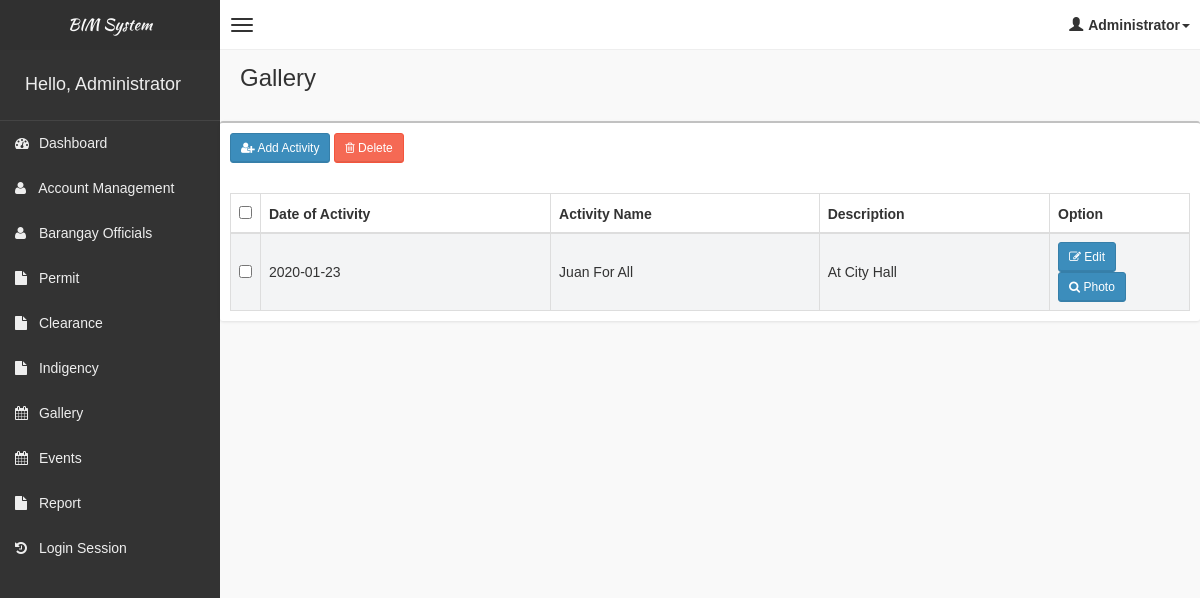
Page /pages/activity/activity.php (signed in) on the committed database.
### tables this page shows
CREATE TABLE `tblactivity` (
  `id` int(11) NOT NULL,
  `dateofactivity` date NOT NULL,
  `activity` text NOT NULL,
  `description` text NOT NULL
);

### pages/activity/activity.php (the view, shortened to what this page needs)
<!DOCTYPE html>
<html>
    <?php
    if(!isset($_SESSION['role']))
    {
        header("Location: ../../login.php");
    }
    else
    {
    include('../head_css.php'); ?>
    <body class="skin-black">
        <?php
        include "../connection.php";
        ?>
        <?php include('../header.php'); ?>
        <div class="wrapper row-offcanvas row-offcanvas-left">
            <?php include('../sidebar-left.php'); ?>
            <aside class="right-side">
                <section class="content-header">
                    <h1>
                        Gallery
                    </h1>
                </section>
                <section class="content">
                    <div class="row">
                            <div class="box">
                                <div class="box-header">
                                    <div style="padding:10px;">
                                        <?php
                                            if(!isset($_SESSION['resident']))
                                            {
                                        ?>
                                                <button class="btn btn-primary btn-sm" data-toggle="modal" data-target="#addModal"><i class="fa fa-user-plus" aria-hidden="true"></i> Add Activity</button>
                                                <?php
                                                    if(!isset($_SESSION['staff']))
                                                    {
                                                ?>
                                                <button class="btn btn-danger btn-sm" data-toggle="modal" data-target="#deleteModal"><i class="fa fa-trash-o" aria-hidden="true"></i> Delete</button>
                                                <?php
                                                    }
                                            }
                                                ?>
                                    </div>
                                </div>
                                <div class="box-body table-responsive">
                                <form method="post">
                                    <table id="table" class="table table-bordered table-striped">
                                        <thead>
                                            <tr>
                                                <?php
                                                if((!isset($_SESSION['staff'])) && (!isset($_SESSION['resident'])))
                                                {
                                                ?>
                                                <th style="width: 20px !important;"><input type="checkbox" name="chk_delete[]" class="cbxMain" onchange="checkMain(this)"/></th>
                                                <?php
                                                    }
                                                ?>
                                                <th>Date of Activity</th>
                                                <th>Activity Name</th>
                                                <th>Description</th>
                                                <th style="width: 140px !important;">Option</th>
                                            </tr>
                                        </thead>
                                        <tbody>
                                            <?php
                                            if($_SESSION['role'] == "Administrator")
                                            {
                                                $squery = mysqli_query($con, "select * from tblactivity");
                                                while($row = mysqli_fetch_array($squery))
                                                {
                                                    echo '
                                                    <tr>
                                                        <td><input type="checkbox" name="chk_delete[]" class="chk_delete" value="'.$row['id'].'" /></td>
                                                        <td>'.$row['dateofactivity'].'</td>
                                                        <td>'.$row['activity'].'</td>
                                                        <td>'.$row['description'].'</td>
                                                        <td>
                                                            <button class="btn btn-primary btn-sm" data-target="#editModal'.$row['id'].'" data-toggle="modal"><i class="fa fa-pencil-square-o" aria-hidden="true"></i> Edit</button>
                                                            <button class="btn btn-primary btn-sm" data-target="#viewModal'.$row['id'].'" data-toggle="modal"><i class="fa fa-search" aria-hidden="true"></i> Photo</button>
                                                        </td>
                                                    </tr>
                                                    ';
                                                }
                                            }
                                            ?>
                                        </tbody>
                                    </table>
                                    </form>
                                </div>
                            </div>
                    </div>
                </section>
            </aside>
        </div>
        <?php }
        include "../footer.php"; ?>
    </body>
</html>

### css/AdminLTE.css (style rules this page uses)
html, body { overflow-x: hidden!important; font-family: 'Source Sans Pro', sans-serif; -webkit-font-smoothing: antialiased; min-height: 100%; background: #f9f9f9; }
.wrapper { min-height: 100%; }
.wrapper:before, .wrapper:after { display: table; content: " "; }
.wrapper:after { clear: both; }
.right-side, .left-side { min-height: 100%; display: block; }
.right-side { background-color: #f9f9f9; margin-left: 220px; }
.content { padding: 20px 15px; background: #f9f9f9; }
h1, h2, h3, h4, h5, h6, .h1, .h2, .h3, .h4, .h5, .h6 { font-family: 'Source Sans Pro', sans-serif; }
.table-striped > tbody > tr:nth-child(odd) > td, .table-striped > tbody > tr:nth-child(odd) > th { background-color: #f3f4f5; }
.right-side > .content-header { position: relative; padding: 15px 15px 10px 20px; }
.right-side > .content-header > h1 { margin: 0; font-size: 24px; }
.box { position: relative; background: #ffffff; border-top: 2px solid #c1c1c1; margin-bottom: 20px; -webkit-border-radius: 3px; -moz-border-radius: 3px; border-radius: 3px; width: 100%; box-shadow: 0px 1px 3px rgba(0, 0, 0, 0.1); }
.box .box-header { position: relative; -webkit-border-top-left-radius: 3px; -webkit-border-top-right-radius: 3px; -webkit-border-bottom-right-radius: 0; -webkit-border-bottom-left-radius: 0; -moz-border-radius-topleft: 3px; -moz-border-radius-topright: 3px; -moz-border-radius-bottomright: 0; -moz-border-radius-bottomleft: 0; border-top-left-radius: 3px; border-top-right-radius: 3px; border-bottom-right-radius: 0; border-bottom-left-radius: 0; border-bottom: 0px solid #f4f4f4; color: #444; padding-bottom: 10px; }
.box .box-header:before, .box .box-header:after { display: table; content: " "; }
.box .box-header:after { clear: both; }
.box .box-body { padding: 10px; -webkit-border-top-left-radius: 0; -webkit-border-top-right-radius: 0; -webkit-border-bottom-right-radius: 3px; -webkit-border-bottom-left-radius: 3px; -moz-border-radius-topleft: 0; -moz-border-radius-topright: 0; -moz-border-radius-bottomright: 3px; -moz-border-radius-bottomleft: 3px; border-top-left-radius: 0; border-top-right-radius: 0; border-bottom-right-radius: 3px; border-bottom-left-radius: 3px; }
.box .box-body .table { margin-bottom: 0; }
.btn { font-weight: 500; -webkit-border-radius: 3px; -moz-border-radius: 3px; border-radius: 3px; border: 1px solid transparent; -webkit-box-shadow: inset 0px -2px 0px 0px rgba(0, 0, 0, 0.09); -moz-box-shadow: inset 0px -2px 0px 0px rgba(0, 0, 0, 0.09); box-shadow: inset 0px -1px 0px 0px rgba(0, 0, 0, 0.09); }
.btn.btn-primary { background-color: #3c8dbc; border-color: #367fa9; }
.btn.btn-danger { background-color: #f56954; border-color: #f4543c; }
.btn.btn-sm { font-size: 12px; }
.skin-black .right-side > .content-header { background: transparent; box-shadow: none; }

### rows in the picture
tblactivity: dateofactivity "2020-01-23", activity "Juan For All", description "At City Hall"

### other values in the picture
$_SESSION['role'] "Administrator"
